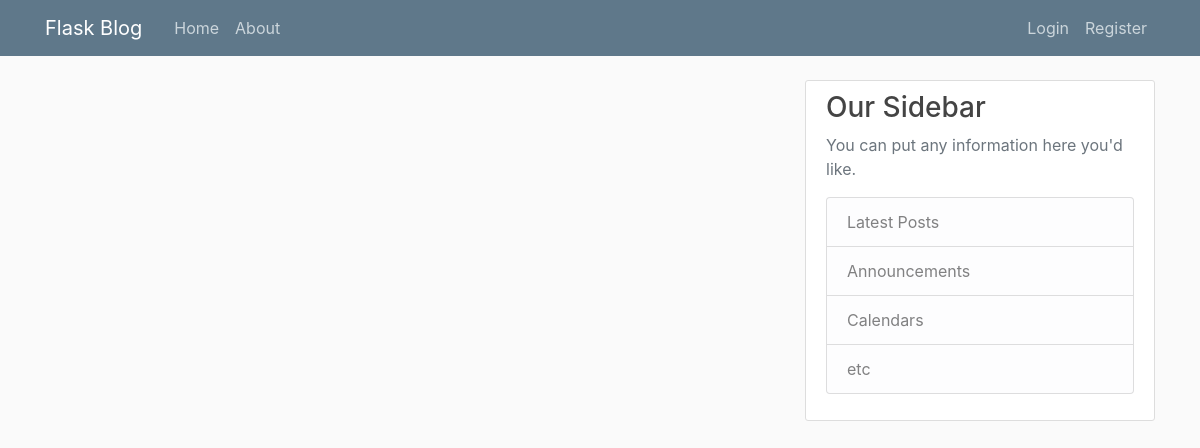
The app's page /home, older data.
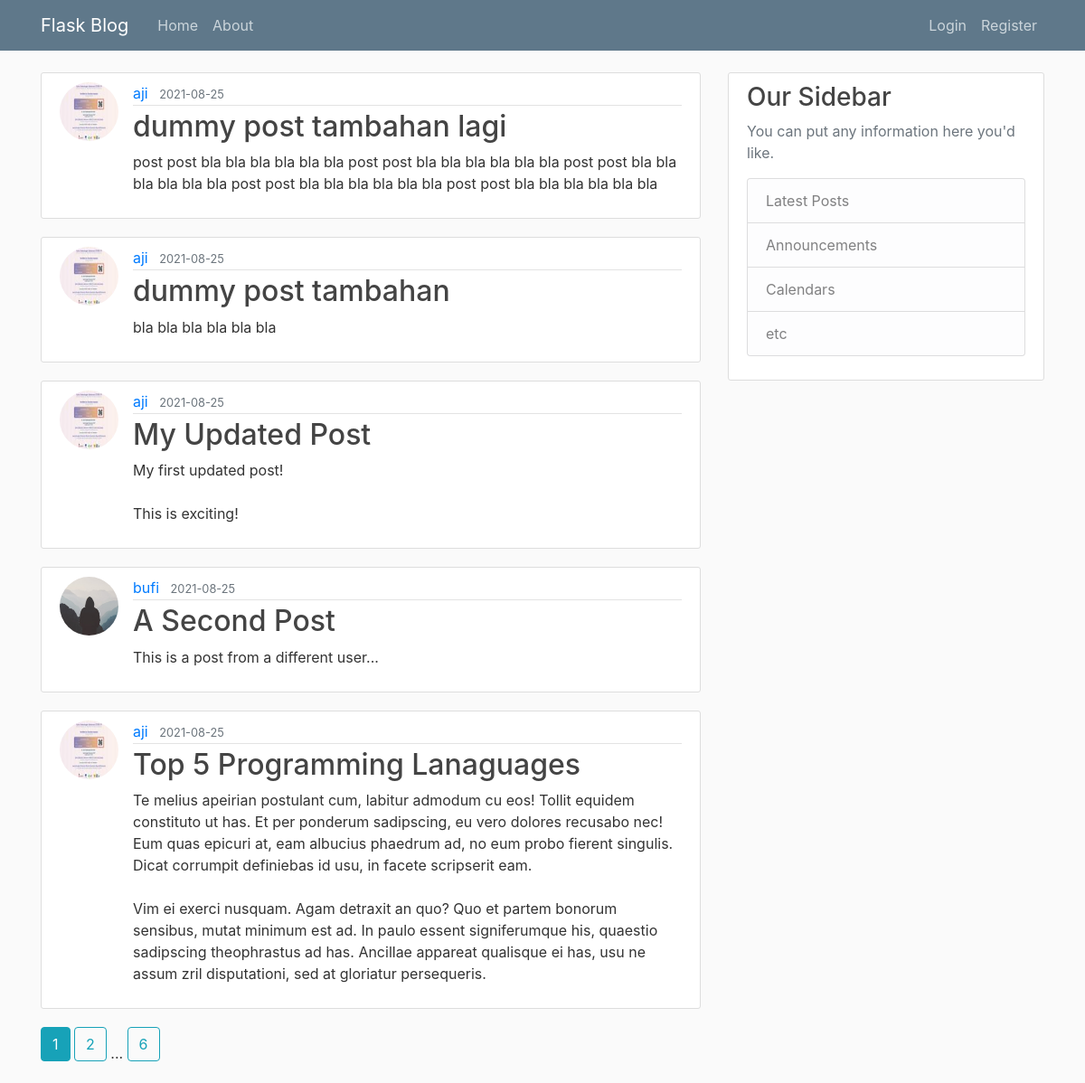
The same page, newer data.
### flaskblog/models.py (models this page shows, shortened)
class Post(db.Model):
    id = db.Column(db.Integer, primary_key=True)
    title = db.Column(db.String(100), nullable=False)
    date_posted = db.Column(db.DateTime, nullable=False, default=datetime.utcnow)  # use UTC for consistency
    content = db.Column(db.Text, nullable=False)
    user_id = db.Column(db.Integer, db.ForeignKey('user.id'), nullable=False)

class User(db.Model, UserMixin):
    id = db.Column(db.Integer, primary_key=True)
    username = db.Column(db.String(20), unique=True, nullable=False)
    email = db.Column(db.String(120), unique=True, nullable=False)
    image_file = db.Column(db.String(20), nullable=False, default='default.jpg')
    password = db.Column(db.String(60), nullable=False)
    posts = db.relationship('Post', backref='author', lazy=True)

### flaskblog/main/routes.py (the view)
@main.route("/")
@main.route("/home")
def home():
    page = request.args.get('page', 1, type=int)  # 1 == default value
    posts = Post.query.order_by(Post.date_posted.desc()).paginate(per_page=5, page=page)
    return render_template('home.html', posts=posts)

### flaskblog/templates/home.html
{% extends "layout.html" %}
{% block content %}
    {% for post in posts.items %}
    <article class="media content-section">
        <img class="rounded-circle article-img" src="{{ url_for('static',filename='profile_pics/'+post.author.image_file) }}">
        <div class="media-body">
            <div class="article-metadata">
                <a class="mr-2" href="{{ url_for('users.user_posts', username=post.author.username) }}">{{ post.author.username }}</a>
                <small class="text-muted">{{ post.date_posted.strftime('%Y-%m-%d') }}</small>
            </div>
            <h2><a class="article-title" href="{{ url_for('posts.post', post_id=post.id) }}">{{ post.title }}</a></h2>
            <p class="article-content">{{ post.content }}</p>
        </div>
    </article>
    {% endfor %}
    {% for page_num in posts.iter_pages(left_edge=1, right_edge=1, left_current=1, right_current=2) %}
        {% if page_num %}
            {% if posts.page == page_num %}
            <a class="btn btn-info mb-4" href="{{ url_for('main.home',page=page_num) }}">{{ page_num }}</a>
            {% else %}
            <a class="btn btn-outline-info mb-4" href="{{ url_for('main.home',page=page_num) }}">{{ page_num }}</a>
            {% endif %}
        {% else %}
            ...
        {% endif %}
    {% endfor %}
{% endblock content %}

### flaskblog/templates/layout.html (shortened to what this page needs)
<!DOCTYPE html>
<html lang="en">
<head>
    <link rel="stylesheet" href="https://stackpath.bootstrapcdn.com/bootstrap/4.1.3/css/bootstrap.min.css">
    <link rel="stylesheet" type="text/css" href="{{ url_for('static', filename='main.css') }}">
</head>
<body>
    <header class="site-header">
        <nav class="navbar navbar-expand-md navbar-dark bg-steel fixed-top">
            <div class="container">
                <a class="navbar-brand mr-4" href="/">Flask Blog</a>
                <div class="collapse navbar-collapse" id="navbarToggle">
                    <div class="navbar-nav mr-auto">
                        <a class="nav-item nav-link" href="{{ url_for('main.home') }}">Home</a>
                        <a class="nav-item nav-link" href="{{ url_for('main.about') }}">About</a>
                    </div>
                    <div class="navbar-nav">
                        {% if current_user.is_authenticated %}
                            <a class="nav-item nav-link" href="{{ url_for('posts.new_post') }}">New Post</a>
                            <a class="nav-item nav-link" href="{{ url_for('users.account') }}">Account</a>
                            <a class="nav-item nav-link" href="{{ url_for('users.logout') }}">Logout</a>
                        {% else %}
                            <a class="nav-item nav-link" href="{{ url_for('users.login') }}">Login</a>
                            <a class="nav-item nav-link" href="{{ url_for('users.register') }}">Register</a>
                        {% endif %}
                    </div>
                </div>
            </div>
        </nav>
    </header>
    <main role="main" class="container">
        <div class="row">
            <div class="col-md-8">
                {% block content %}{% endblock %}
            </div>
            <div class="col-md-4">
                <div class="content-section">
                    <h3>Our Sidebar</h3>
                    <p class='text-muted'>You can put any information here you'd like.
                        <ul class="list-group">
                            <li class="list-group-item list-group-item-light">Latest Posts</li>
                            <li class="list-group-item list-group-item-light">Announcements</li>
                            <li class="list-group-item list-group-item-light">Calendars</li>
                            <li class="list-group-item list-group-item-light">etc</li>
                        </ul>
                    </p>
                </div>
            </div>
        </div>
    </main>
</body>
</html>

### flaskblog/static/main.css (style rules this page uses)
body { background: #fafafa; color: #333333; margin-top: 5rem; }
h1, h2, h3, h4, h5, h6 { color: #444444; }
.bg-steel { background-color: #5f788a; }
.site-header .navbar-nav .nav-link { color: #cbd5db; }
.content-section { background: #ffffff; padding: 10px 20px; border: 1px solid #dddddd; border-radius: 3px; margin-bottom: 20px; }
.article-title { color: #444444; }
.article-content { white-space: pre-line; }
.article-img { height: 65px; width: 65px; margin-right: 16px; }
.article-metadata { padding-bottom: 1px; margin-bottom: 4px; border-bottom: 1px solid #e3e3e3 }

Row changes from the older to the newer data that the page shows:
added Post: image_file (picture), author.username "aji", date_posted "2021-08-25", title "dummy post tambahan lagi", content "post post bla bla bla bla bla bla post post bla bla bla bla bla bla post post bla bla bla bla bla bla post post bla bla bla bla bla bla post post bla bla bla bla bla bla"
added Post: image_file (picture), author.username "aji", date_posted "2021-08-25", title "dummy post tambahan", content "bla bla bla bla bla bla"
added Post: image_file (picture), author.username "aji", date_posted "2021-08-25", title "My Updated Post", content "My first updated post! This is exciting!"
added Post: image_file (placeholder picture), author.username "bufi", date_posted "2021-08-25", title "A Second Post", content "This is a post from a different user..."
added Post: image_file (picture), author.username "aji", date_posted "2021-08-25", title "Top 5 Programming Lanaguages", content "Te melius apeirian postulant cum, labitur admodum cu eos! Tollit equidem constituto ut has. Et per ponderum sadipscing, eu vero dolores recusabo nec! Eum quas epicuri at, eam albucius phaedrum ad, no eum probo fierent singulis. Dicat corrumpit definiebas id usu, in facete scripserit eam. Vim ei exerci nusquam. Agam detraxit an quo? Quo et partem bonorum sensibus, mutat minimum est ad. In paulo essent signiferumque his, quaestio sadipscing theophrastus ad has. Ancillae appareat qualisque ei has, usu ne assum zril disputationi, sed at gloriatur persequeris."
Text that changed along with them:
new list line: "1"
new list line: "2"
new list line: "6"
